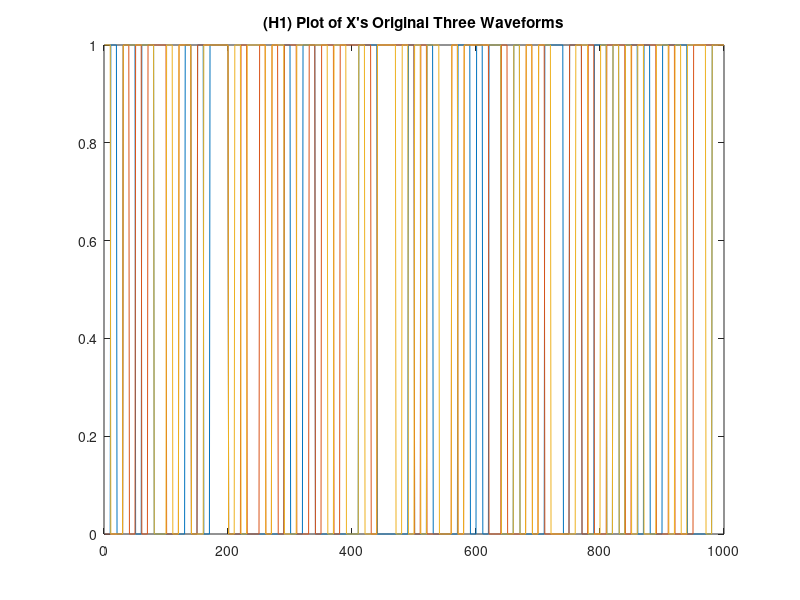
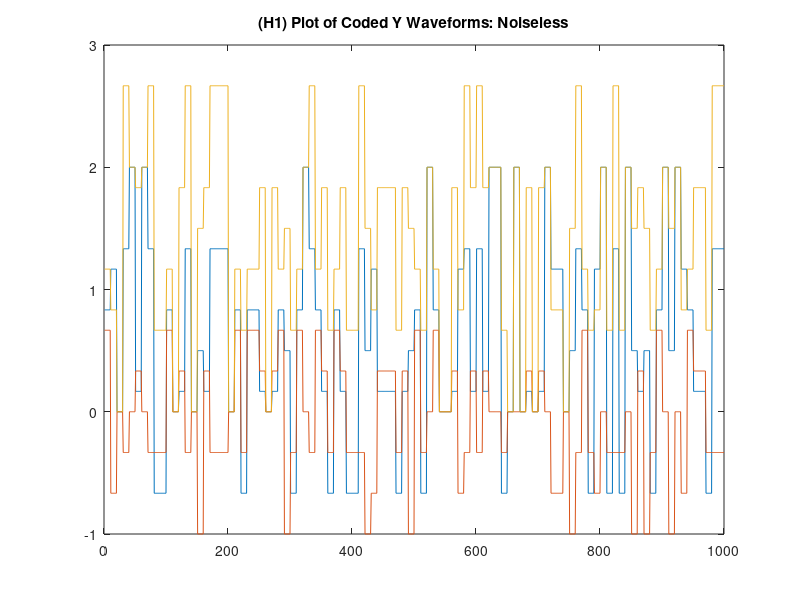
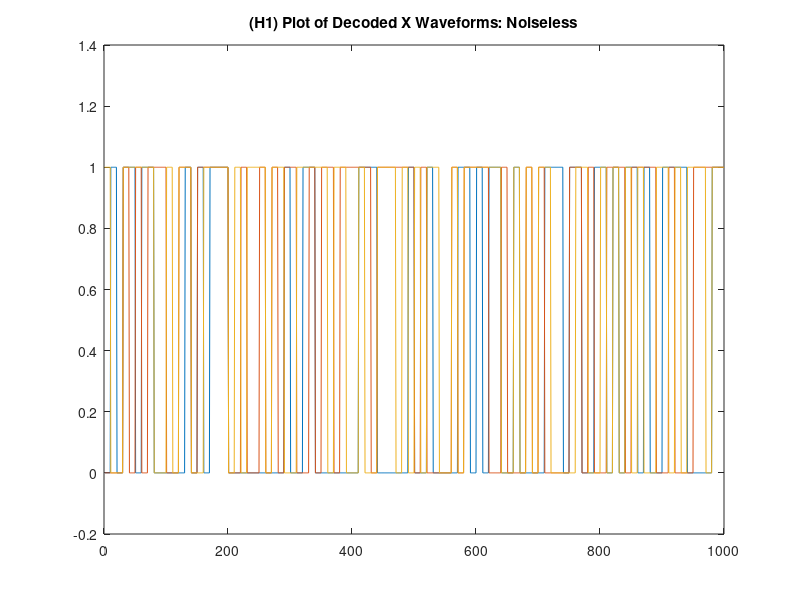

Write the MATLAB code that produced these figures, in order. (Note: this script raises an error after producing the figures.)
%% Lab 7

% 7.1
load("data.mat")
% Each row of data.mat corresponds to a signal
figure(1);
for c = 1:3
    plot(X(c, :));
    hold on;
end

title("(H1) Plot of X's Original Three Waveforms");
saveas (gcf, "Tx_waveforms.jpg")

% 7.1.1
%% Noiseless Channel
% Y contains 3 received wavforms
% H is the transformation from the X sent signals to Y
Y = H1*X;
figure(2);
for c = 1:3
    plot(Y(c, :));
    hold on;
end
title("(H1) Plot of Coded Y Waveforms: Noiseless");
saveas (gcf, "Ty_waveforms.jpg")

%% Decoding the Noiseless Channel
% Using the inverse of the transformation matrix H, we are going back from
% Y to X.
X2 = inv(H1)*Y;
figure(3);
for c = 1:3
    plot(X2(c, :));
    hold on;
end
title("(H1) Plot of Decoded X Waveforms: Noiseless");
saveas (gcf, "Tx2_waveforms.jpg")
%% Q5 ^
disp("Problem 7.2.2 - decoded signal in the absence of noise: ");
incorrect = 0;
bits = 0;
for r = 1:3 % loop through each row
    binSig = binary_decoder(X2(r, :));
    bS = binary_decoder(X(r, :));
    for c = 1:100 %loop through each column
        if (binSig(1, c) ~= bS(1, c))
            incorrect = incorrect + 1;
        end
        bits = bits + 1;
    end
end
disp("BER = " + incorrect/bits*100);

%% Noisy Channel
var = 1e-2;
N = sqrt(var)*randn(3, 1000);
Y = H1*X+ N;
figure(4);
for c = 1:3
    plot(Y(c, :));
    hold on;
end
title("(H1) Plot of Coded Y Waveforms: Added Noise");
saveas (gcf, "T_YH1N_waveforms.jpg")

%% Decoding a Noisy Channel
X2 = X + inv(H1)*N;
figure(5);
for c = 1:3
    plot(X2(c, :));
    hold on;
end
title("(H1) Plot of Decoded X Waveforms: Added Noise");
saveas (gcf, "T_X2H1N_waveforms.jpg")
%% Q5 ^
disp("Problem 7.2.4 - decoded signal in the presence of noise: ");
incorrect = 0;
bits = 0;
for r = 1:3 % loop through each row
    binSig = binary_decoder(X2(r, :));
    bS = binary_decoder(X(r, :));
    for c = 1:100 %loop through each column
        if (binSig(1, c) ~= bS(1, c))
            incorrect = incorrect + 1;
        end
        bits = bits + 1;
    end
end
disp("BER = " + incorrect/bits*100);

%% 7.1.2
%%%%%%%%%%%%%%%%%%%%%%%%%%%%%%%%%%%%%%%%%%%%%%%%%%%%%%%%%%%%%%%
%% Noiseless Channel
% Y contains 3 received wavforms
% H is the transformation from the X sent signals to Y
Y = H2*X;
figure(6);
for c = 1:3
    plot(Y(c, :));
    hold on;
end
title("(H2) Plot of Coded Y Waveforms: Noiseless");
saveas (gcf, "TyH2_waveforms.jpg")

%% Decoding the Noiseless Channel
% Using the inverse of the transformation matrix H, we are going back from
% Y to X.
X2 = inv(H2)*Y;
figure(7);
for c = 1:3
    plot(X2(c, :));
    hold on;
end
title("(H2) Plot of Decoded X Waveforms: Noiseless");
saveas (gcf, "Tx2H2_waveforms.jpg")

%% Q5 ^
disp("Problem 7.3.2 - decoded signal in the absence of noise: ");
incorrect = 0;
bits = 0;
for r = 1:3 % loop through each row
    binSig = binary_decoder(X2(r, :));
    bS = binary_decoder(X(r, :));
    for c = 1:100 %loop through each column
        if (binSig(1, c) ~= bS(1, c))
            incorrect = incorrect + 1;
        end
        bits = bits + 1;
    end
end
disp("BER = " + incorrect/bits*100);

%% Noisy Channel
var = 1e-2;
N = sqrt(var)*randn(3, 1000);
Y = H2*X+ N;
figure(8);
for c = 1:3
    plot(Y(c, :));
    hold on;
end
title("(H2) Plot of Coded Y Waveforms: Added Noise");
saveas (gcf, "T_YH2N_waveforms.jpg")

%% Decoding a Noisy Channel
X2 = inv(H2)*Y;
figure(9);
for c = 1:3
    plot(X2(c, :));
    hold on;
end
title("(H2) Plot of Decoded X Waveforms: Added Noise");
saveas (gcf, "T_X2H2N_waveforms.jpg")
%% Q5 ^
disp("Problem 7.3.4 - decoded signal in the presence of noise: ");
incorrect = 0;
bits = 0;
for r = 1:3 % loop through each row
    binSig = binary_decoder(X2(r, :));
    bS = binary_decoder(X(r, :));
    for c = 1:100 %loop through each column
        if (binSig(1, c) ~= bS(1, c))
            incorrect = incorrect + 1;
        end
        bits = bits + 1;
    end
end
disp("BER = " + incorrect/bits*100);

%% 7.4 Precoding the transmitted signal
Xp = inv(H2)*X; % Xp is the precoded input
% "plot the signals obtained at the receiver"
% new output (X2):
Y = H2*Xp + N; % = X + N
figure(10);
for c = 1:3
    plot(Y(c, :));
    hold on;
end
title("(H2) Coded Y Waveforms of Precoded Xp: Added Noise");
saveas (gcf, "T_preX2H2N_waveforms.jpg")
%% Q5 ^
disp("Problem 7.4 - decoded signal in the presence of noise with precoding: ")
incorrect = 0;
bits = 0;
for r = 1:3 % loop through each row
    binSig = binary_decoder(Y(r, :));
    bS = binary_decoder(X(r, :));
    for c = 1:100 %loop through each column
        if (binSig(1, c) ~= bS(1, c))
            incorrect = incorrect + 1;
        end
        bits = bits + 1;
    end
end
disp("BER = " + incorrect/bits*100);
%% Q5 Decoding - binary Decoder
% Dispersed
